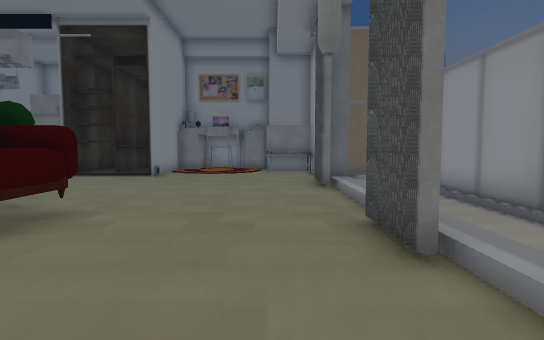
view 1 (above)

16 first-person views from a walk through a scene from a Unity 3-D project. The camera is 1.2 m above the floor, tilts 4° down and sees 80° across. The floor is counted in squares, 1 m on a side. Each view is taken from the middle of a square. On the plan, view 1 faces up. The plan holds only what a view shows up to about 14 squares ahead; the rest is blank. The place goes on beyond the plan. Door leaves are left out, so doorways stand open. Some surface patterns are stand-ins.

view 2
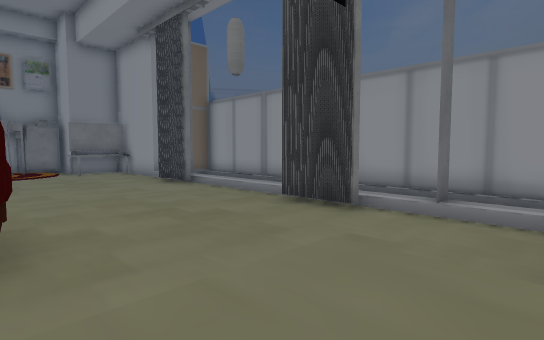

view 3
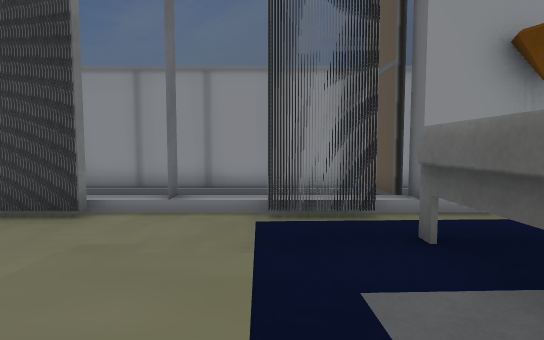

view 4
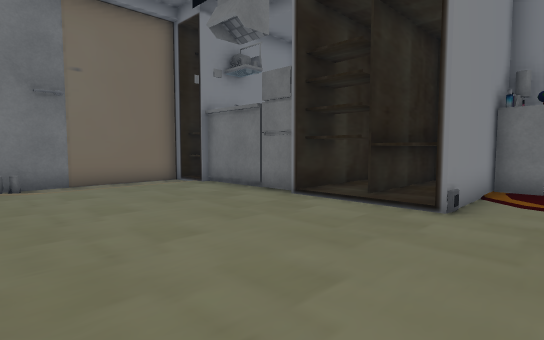

view 5
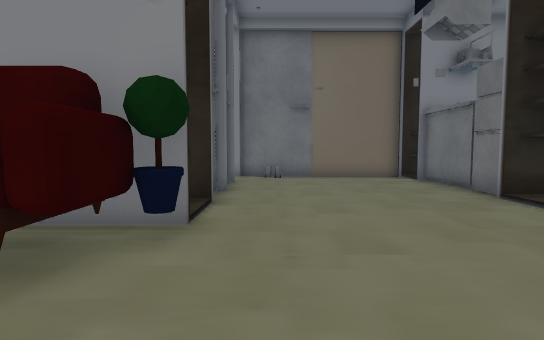

view 6
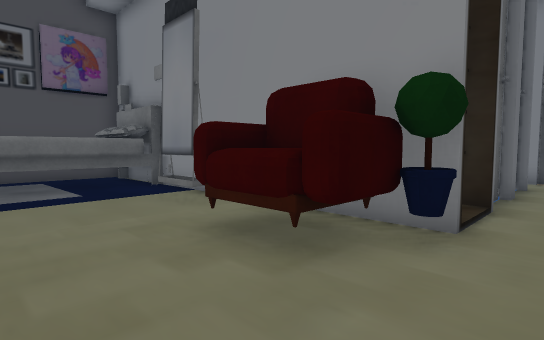

view 7
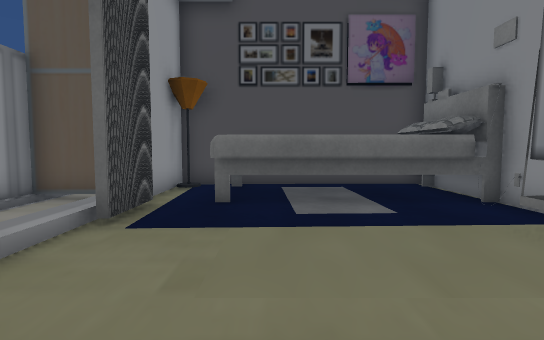

view 8
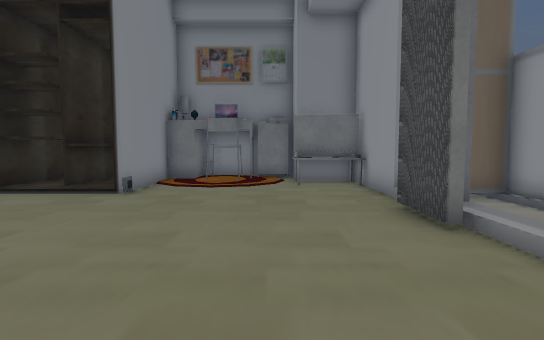

view 9
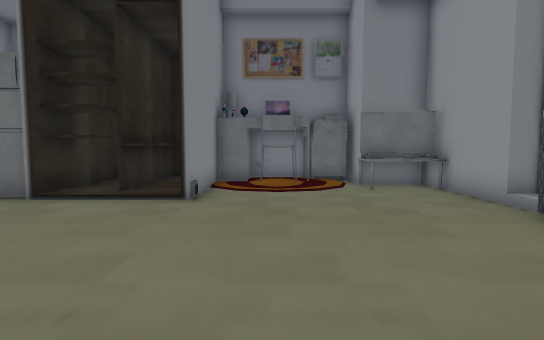

view 10
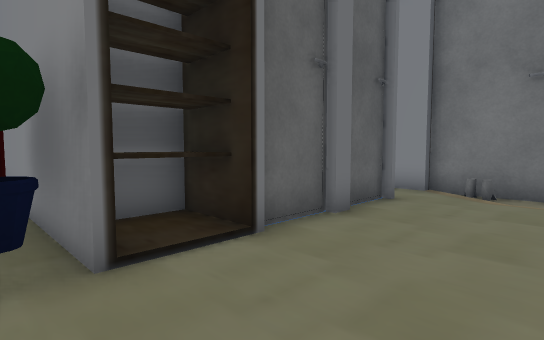

view 11
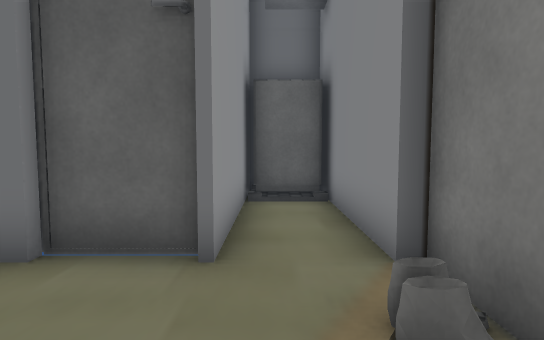

view 12
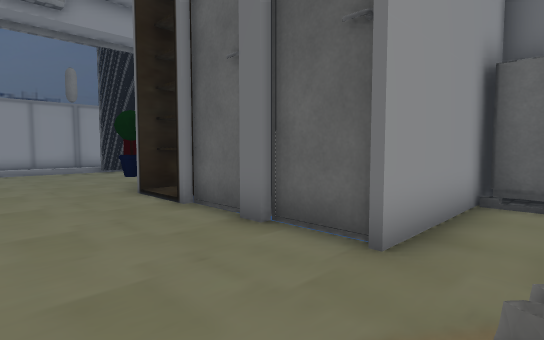

view 13
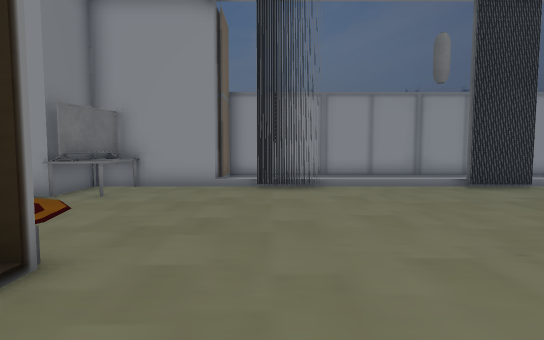

view 14
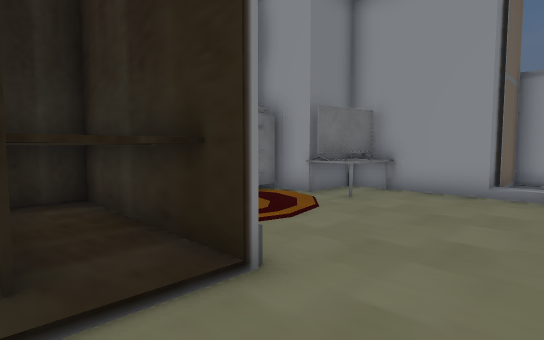

view 15
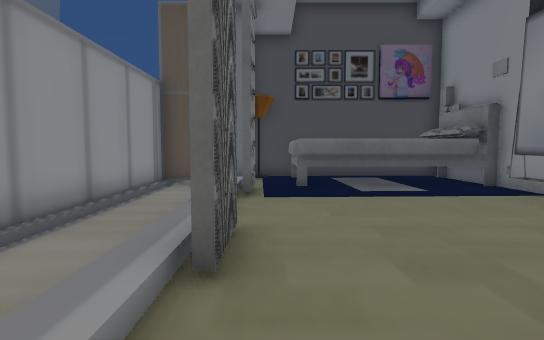

view 16
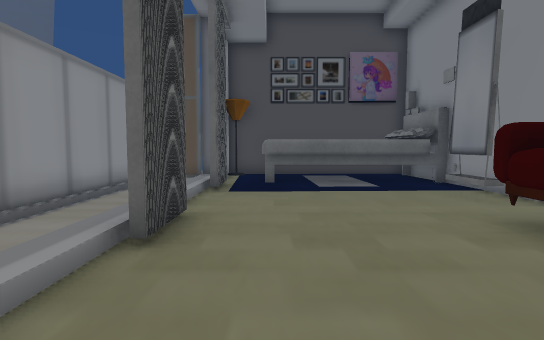

### Floor plan
Key: @ floor where view 1 was taken; # wall or solid block; . floor; / step, stairs or slope; D open door; = window, fence, low wall or low ledge; ^ raised ledge; O other object.
Columns run from 15 left of view 1 to 5 right of it. Each row starts with its distance up from view 1.
 19           #==###
 18         #^#OOOO#
 17         # OOOO.###
 16         # #   .###
 15        ## #....^^#
 14 #DD######^#......#
 13 #DD...#DDDD......####
 12 #................D..#
 11 #................D..#
 10 #................D. #
  9 #................D. #
  8 #................D .#
  7 #......DD#......./ .#
  6 ##.#####^#OO...../..#
  5  #.     =#OO.....#..#
  4  #.O     #OO.....#..#
  3  ##O     #.......D..#
  2  ###     ##......D..#
  1    #     ##......D..#
  0          ##....@.D..#
 -1          #      .D..#
 -2          #OOOOOO./..#
 -3          #O    O.####
 -4          #O    O.#
 -5          #O    OOO
 -6            #######

Where each view was taken, in squares from view 1:
view 1: 0 up, 0 right, facing up
view 2: 0 up, 4 left, facing up-right
view 3: 0 up, 4 left, facing right
view 4: 7 up, 3 left, facing up-left
view 5: 8 up, 1 left, facing left
view 6: 8 up, 1 left, facing down-left
view 7: 5 up, 1 left, facing down
view 8: 5 up, 1 left, facing up
view 9: 6 up, 3 left, facing up
view 10: 10 up, 5 left, facing down-left
view 11: 10 up, 13 left, facing down
view 12: 10 up, 14 left, facing down-right
view 13: 11 up, 8 left, facing right
view 14: 11 up, 7 left, facing up-right
view 15: 8 up, 1 right, facing down
view 16: 9 up, 0 right, facing down
